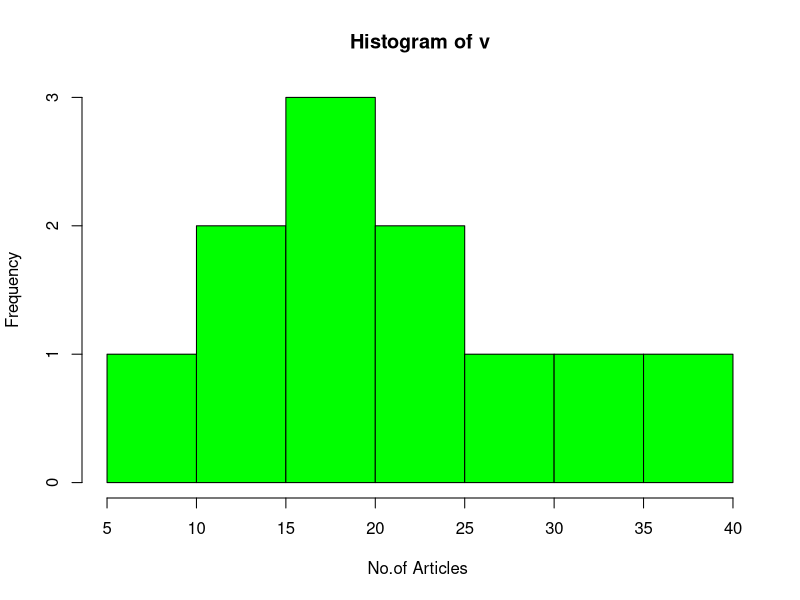

Write the R code that produced this figure. (Note: this script raises an error after producing the figure.)
v <- c(19, 23, 11, 5, 16, 21, 32, 14, 19, 27, 39)
 hist(v, xlab = "No.of Articles ", col = "green", border = "black")
 hist(mtcars)
  

